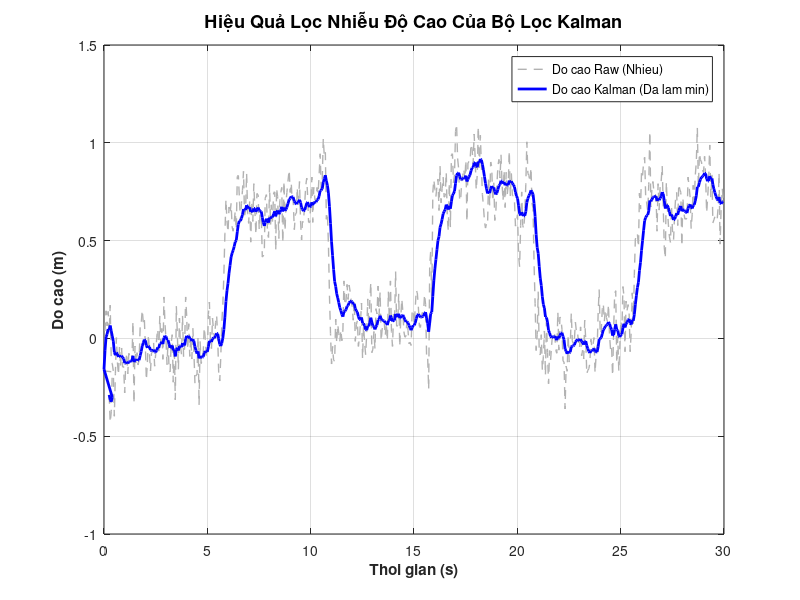

MATLAB code to generate this figure: (Note: this script raises an error after producing the figure.)
clc; clear; close all;

%% 1. KHỞI TẠO DỮ LIỆU TOÀN BỘ TỪ LOG (Đã hiệu chuẩn baseline và đủ 3 chu kỳ)
% Định dạng: [Thời gian (s), Áp suất (Pa), Độ cao Raw (m), Độ cao Kalman (m), Trạng thái]
data = [
    % --- Giai đoạn hiệu chuẩn baseline ban đầu ---
    0.25, 100469.21, -0.288, -0.289, 0.00;
    0.30, 100470.91, -0.430, -0.314, 0.00;
    0.35, 100470.23, -0.375, -0.324, 0.00;
    0.40, 100477.82, -0.171, -0.300, 0.00;
    % --- Sẵn sàng đo trong 30 giây ---
    0.00, 100470.89, -0.166, -0.158, 0.00;
    0.05, 100469.95,  0.046, -0.060, 0.00;
    0.10, 100467.22,  0.141,  0.007, 0.00;
    0.15, 100468.13,  0.064,  0.022, 0.00;
    0.20, 100467.22,  0.138,  0.048, 0.00;
    0.25, 100468.57,  0.027,  0.044, 0.00;
    0.30, 100466.88,  0.170,  0.066, 0.00;
    0.35, 100469.31, -0.105,  0.038, 0.00;
    0.40, 100470.44, -0.129,  0.012, 0.00;
    0.45, 100470.89, -0.166, -0.014, 0.00;
    0.50, 100473.66, -0.398, -0.070, 0.00;
    0.55, 100471.05, -0.181, -0.086, 0.00;
    0.60, 100468.86,  0.004, -0.073, 0.00;
    0.65, 100470.39, -0.123, -0.080, 0.00;
    0.70, 100471.13, -0.187, -0.095, 0.00;
    0.75, 100469.37, -0.039, -0.087, 0.00;
    0.80, 100470.61, -0.144, -0.095, 0.00;
    0.85, 100469.48, -0.049, -0.089, 0.00;
    0.90, 100470.67, -0.147, -0.096, 0.00;
    0.95, 100470.61, -0.144, -0.103, 0.00;
    1.00, 100472.22, -0.279, -0.126, 0.00;
    1.05, 100470.50, -0.134, -0.127, 0.00;
    1.10, 100469.77, -0.073, -0.120, 0.00;
    1.15, 100471.07, -0.181, -0.128, 0.00;
    1.20, 100469.82, -0.076, -0.121, 0.00;
    1.25, 100470.00, -0.092, -0.117, 0.00;
    1.30, 100470.05, -0.097, -0.115, 0.00;
    1.35, 100470.33, -0.121, -0.115, 0.00;
    1.40, 100467.85,  0.088, -0.089, 0.00;
    1.45, 100472.85, -0.332, -0.121, 0.00;
    1.50, 100469.37, -0.039, -0.110, 0.00;
    1.55, 100470.44, -0.129, -0.112, 0.00;
    1.60, 100469.77, -0.073, -0.107, 0.00;
    1.65, 100470.53, -0.136, -0.111, 0.00;
    1.70, 100470.19, -0.107, -0.111, 0.00;
    1.75, 100468.18,  0.059, -0.088, 0.00;
    1.80, 100468.00,  0.075, -0.067, 0.00;
    1.85, 100467.17,  0.146, -0.039, 0.00;
    1.90, 100467.90,  0.083, -0.023, 0.00;
    1.95, 100467.67,  0.104, -0.006, 0.00;
    2.00, 100469.32, -0.036, -0.010, 0.00;
    2.05, 100471.44, -0.213, -0.037, 0.00;
    2.10, 100470.33, -0.121, -0.048, 0.00;
    2.15, 100468.67,  0.019, -0.039, 0.00;
    2.20, 100469.49, -0.081, -0.044, 0.00;
    2.25, 100470.88, -0.166, -0.060, 0.00;
    2.30, 100469.77, -0.073, -0.062, 0.00;
    2.35, 100469.60, -0.070, -0.063, 0.00;
    2.40, 100469.17, -0.023, -0.058, 0.00;
    2.45, 100470.60, -0.142, -0.069, 0.00;
    2.50, 100469.86, -0.081, -0.071, 0.00;
    2.55, 100468.85,  0.004, -0.061, 0.00;
    2.60, 100468.33,  0.048, -0.046, 0.00;
    2.65, 100469.69, -0.065, -0.049, 0.00;
    2.70, 100467.54,  0.115, -0.027, 0.00;
    2.75, 100469.24, -0.028, -0.027, 0.00;
    2.80, 100468.30,  0.051, -0.017, 0.00;
    2.85, 100470.19, -0.107, -0.029, 0.00;
    2.90, 100466.38,  0.212,  0.003, 0.00;
    2.95, 100467.99,  0.078,  0.013, 0.00;
    3.00, 100468.98, -0.007,  0.010, 0.00;
    3.05, 100470.49, -0.134, -0.009, 0.00;
    3.10, 100469.01, -0.010, -0.009, 0.00;
    3.15, 100470.85, -0.163, -0.029, 0.00;
    3.20, 100470.93, -0.171, -0.048, 0.00;
    3.25, 100469.17, -0.023, -0.045, 0.00;
    3.30, 100468.67,  0.019, -0.036, 0.00;
    3.35, 100471.56, -0.224, -0.061, 0.00;
    3.40, 100469.35, -0.039, -0.058, 0.00;
    3.45, 100472.63, -0.314, -0.092, 0.00;
    3.50, 100466.95,  0.165, -0.058, 0.00;
    3.55, 100468.67,  0.019, -0.048, 0.00;
    3.60, 100470.77, -0.158, -0.062, 0.00;
    3.65, 100467.65,  0.104, -0.040, 0.00;
    3.70, 100469.36, -0.039, -0.040, 0.00;
    3.75, 100469.86, -0.081, -0.045, 0.00;
    3.80, 100467.54,  0.115, -0.024, 0.00;
    3.85, 100470.03, -0.094, -0.034, 0.00;
    3.90, 100469.47, -0.049, -0.036, 0.00;
    3.95, 100466.36,  0.212, -0.003, 0.00;
    4.00, 100467.54,  0.115,  0.013, 0.00;
    4.05, 100469.58, -0.057,  0.003, 0.00;
    4.10, 100468.00,  0.075,  0.013, 0.00;
    4.15, 100469.99, -0.092, -0.001, 0.00;
    4.20, 100468.80,  0.009,  0.000, 0.00;
    4.25, 100470.14, -0.105, -0.014, 0.00;
    4.30, 100468.28,  0.051, -0.005, 0.00;
    4.35, 100467.60, -0.070, -0.014, 0.00;
    4.40, 100471.62, -0.229, -0.042, 0.00;
    4.45, 100471.11, -0.187, -0.061, 0.00;
    4.50, 100469.75, -0.187, -0.078, 0.00;
    4.55, 100468.78,  0.009, -0.066, 0.00;
    4.60, 100472.96, -0.340, -0.102, 0.00;
    4.65, 100469.07, -0.015, -0.091, 0.00;
    4.70, 100470.43, -0.129, -0.096, 0.00;
    4.75, 100470.15, -0.105, -0.097, 0.00;
    4.80, 100469.82, -0.076, -0.094, 0.00;
    4.85, 100468.22,  0.056, -0.074, 0.00;
    4.90, 100468.91, -0.002, -0.065, 0.00;
    4.95, 100469.99, -0.092, -0.068, 0.00;
    % --- CHU KỲ 1: NHẤC LÊN CAO ---
    5.00, 100469.75, -0.070, -0.069, 1.00;
    5.05, 100467.43,  0.122, -0.043, 1.00;
    5.10, 100466.70,  0.186, -0.013, 1.00;
    5.15, 100469.07, -0.015, -0.013, 1.00;
    5.20, 100469.53, -0.052, -0.018, 1.00;
    5.25, 100467.66,  0.104, -0.002, 1.00;
    5.30, 100468.46,  0.038,  0.003, 1.00;
    5.35, 100468.91, -0.002,  0.002, 1.00;
    5.40, 100467.95,  0.080,  0.013, 1.00;
    5.45, 100467.50,  0.117,  0.026, 1.00;
    5.50, 100468.80,  0.009,  0.024, 1.00;
    5.55, 100471.00, -0.176, -0.002, 1.00;
    5.60, 100471.51, -0.218, -0.031, 1.00;
    5.65, 100470.04, -0.097, -0.039, 1.00;
    5.70, 100467.95,  0.080, -0.024, 1.00;
    5.75, 100466.85,  0.173,  0.002, 1.00;
    5.80, 100465.00,  0.326,  0.045, 1.00;
    5.85, 100462.53,  0.535,  0.109, 1.00;
    5.90, 100460.43,  0.709,  0.188, 1.00;
    5.95, 100461.74,  0.601,  0.243, 1.00;
    6.00, 100462.42,  0.543,  0.282, 1.00;
    6.05, 100460.89,  0.672,  0.334, 1.00;
    6.10, 100461.25,  0.640,  0.374, 1.00;
    6.15, 100460.66,  0.691,  0.416, 1.00;
    6.20, 100462.10,  0.569,  0.436, 1.00;
    6.25, 100462.36,  0.548,  0.451, 1.00;
    6.30, 100461.77,  0.598,  0.470, 1.00;
    6.35, 100461.55,  0.651,  0.494, 1.00;
    6.40, 100462.25,  0.558,  0.502, 1.00;
    6.45, 100459.03,  0.828,  0.545, 1.00;
    6.50, 100462.58,  0.833,  0.583, 1.00;
    6.55, 100460.32,  0.720,  0.601, 1.00;
    6.60, 100461.77,  0.598,  0.601, 1.00;
    6.65, 100461.00,  0.691,  0.613, 1.00;
    6.70, 100459.88,  0.757,  0.632, 1.00;
    6.75, 100458.72,  0.854,  0.661, 1.00;
    6.80, 100461.39,  0.630,  0.657, 1.00;
    6.85, 100461.11,  0.654,  0.656, 1.00;
    6.90, 100458.80,  0.846,  0.681, 1.00;
    6.95, 100461.25,  0.640,  0.676, 1.00;
    7.00, 100461.89,  0.588,  0.664, 1.00;
    7.05, 100460.49,  0.706,  0.670, 1.00;
    7.10, 100463.03,  0.492,  0.647, 1.00;
    7.15, 100460.58,  0.698,  0.653, 1.00;
    7.20, 100461.77,  0.598,  0.646, 1.00;
    7.25, 100459.46,  0.791,  0.665, 1.00;
    7.30, 100461.09,  0.656,  0.664, 1.00;
    7.35, 100462.57,  0.532,  0.647, 1.00;
    7.40, 100460.07,  0.741,  0.659, 1.00;
    7.46, 100460.16,  0.733,  0.669, 1.00;
    7.51, 100462.27,  0.556,  0.654, 1.00;
    7.55, 100461.32,  0.635,  0.651, 1.00;
    7.61, 100461.38,  0.630,  0.649, 1.00;
    7.66, 100463.94,  0.416,  0.618, 1.00;
    7.71, 100463.86,  0.421,  0.592, 1.00;
    7.76, 100463.41,  0.461,  0.575, 1.00;
    7.80, 100460.36,  0.717,  0.593, 1.00;
    7.86, 100460.13,  0.735,  0.612, 1.00;
    7.91, 100462.39,  0.545,  0.603, 1.00;
    7.96, 100462.74,  0.516,  0.592, 1.00;
    8.01, 100459.51,  0.786,  0.617, 1.00;
    8.06, 100461.94,  0.582,  0.613, 1.00;
    8.10, 100460.75,  0.683,  0.622, 1.00;
    8.15, 100461.77,  0.598,  0.619, 1.00;
    8.21, 100460.02,  0.746,  0.636, 1.00;
    8.26, 100459.96,  0.749,  0.650, 1.00;
    8.31, 100463.52,  0.450,  0.624, 1.00;
    8.35, 100459.74,  0.767,  0.643, 1.00;
    8.40, 100460.24,  0.725,  0.654, 1.00;
    8.46, 100462.80,  0.511,  0.635, 1.00;
    8.51, 100461.27,  0.706,  0.644, 1.00;
    8.56, 100459.96,  0.749,  0.658, 1.00;
    8.60, 100459.68,  0.772,  0.673, 1.00;
    8.65, 100462.33,  0.490,  0.649, 1.00;
    8.71, 100459.35,  0.802,  0.669, 1.00;
    8.76, 100462.35,  0.551,  0.653, 1.00;
    8.81, 100462.40,  0.701,  0.660, 1.00;
    8.85, 100460.02,  0.746,  0.671, 1.00;
    8.90, 100459.35,  0.802,  0.688, 1.00;
    8.96, 100458.60,  0.862,  0.711, 1.00;
    9.01, 100460.02,  0.746,  0.716, 1.00;
    9.06, 100459.41,  0.796,  0.726, 1.00;
    9.10, 100460.42,  0.709,  0.724, 1.00;
    9.15, 100460.36,  0.717,  0.723, 1.00;
    9.21, 100462.28,  0.556,  0.701, 1.00;
    9.26, 100461.33,  0.635,  0.692, 1.00;
    9.31, 100461.27,  0.640,  0.686, 1.00;
    9.35, 100459.68,  0.772,  0.697, 1.00;
    9.40, 100460.75,  0.683,  0.695, 1.00;
    9.46, 100459.35,  0.802,  0.709, 1.00;
    9.51, 100461.72,  0.601,  0.695, 1.00;
    9.56, 100462.91,  0.503,  0.670, 1.00;
    9.60, 100461.77,  0.598,  0.660, 1.00;
    9.65, 100461.83,  0.593,  0.651, 1.00;
    9.71, 100460.70,  0.688,  0.656, 1.00;
    9.76, 100459.63,  0.778,  0.672, 1.00;
    9.81, 100459.11,  0.820,  0.692, 1.00;
    9.85, 100460.14,  0.733,  0.697, 1.00;
    9.90, 100461.83,  0.593,  0.683, 1.00;
    9.96, 100461.83,  0.593,  0.671, 1.00;
    % --- CHU KỲ 1: ĐẶT XUỐNG BÀN ---
    10.01, 100460.48,  0.706,  0.676, 0.00;
    10.06, 100459.07,  0.825,  0.696, 0.00;
    10.10, 100461.83,  0.593,  0.682, 0.00;
    10.15, 100459.68,  0.772,  0.694, 0.00;
    10.21, 100460.48,  0.706,  0.696, 0.00;
    10.26, 100460.48,  0.706,  0.697, 0.00;
    10.31, 100459.69,  0.772,  0.707, 0.00;
    10.36, 100460.09,  0.738,  0.711, 0.00;
    10.41, 100458.91,  0.839,  0.728, 0.00;
    10.46, 100457.65,  0.944,  0.756, 0.00;
    10.51, 100459.75,  0.767,  0.758, 0.00;
    10.56, 100459.18,  0.815,  0.765, 0.00;
    10.61, 100456.72,  1.021,  0.799, 0.00;
    10.66, 100456.51,  0.931,  0.816, 0.00;
    10.71, 100457.55,  0.952,  0.834, 0.00;
    10.76, 100461.64,  0.609,  0.805, 0.00;
    10.81, 100461.02,  0.643,  0.783, 0.00;
    10.86, 100463.17,  0.479,  0.743, 0.00;
    10.91, 100466.30,  0.218,  0.674, 0.00;
    10.96, 100468.60,  0.025,  0.588, 0.00;
    11.01, 100470.46, -0.131,  0.494, 0.00;
    11.06, 100469.40, -0.041,  0.423, 0.00;
    11.11, 100470.26, -0.113,  0.352, 0.00;
    11.16, 100470.28, -0.115,  0.291, 0.00;
    11.21, 100467.72,  0.099,  0.266, 0.00;
    11.26, 100469.16, -0.023,  0.228, 0.00;
    11.31, 100468.03,  0.072,  0.207, 0.00;
    11.36, 100468.57,  0.027,  0.183, 0.00;
    11.41, 100469.10, -0.015,  0.157, 0.00;
    11.46, 100468.39,  0.043,  0.142, 0.00;
    11.51, 100469.05, -0.012,  0.122, 0.00;
    11.56, 100468.39,  0.043,  0.111, 0.00;
    11.61, 100465.39,  0.294,  0.136, 0.00;
    11.66, 100466.87,  0.170,  0.140, 0.00;
    11.71, 100466.61,  0.191,  0.147, 0.00;
    11.76, 100465.60,  0.276,  0.164, 0.00;
    11.81, 100466.53,  0.199,  0.168, 0.00;
    11.86, 100465.66,  0.273,  0.182, 0.00;
    11.91, 100466.05,  0.239,  0.190, 0.00;
    11.96, 100466.53,  0.199,  0.191, 0.00;
    12.01, 100466.98,  0.162,  0.187, 0.00;
    12.06, 100467.80,  0.093,  0.175, 0.00;
    12.11, 100466.61,  0.191,  0.177, 0.00;
    12.16, 100469.10, -0.015,  0.152, 0.00;
    12.21, 100468.08,  0.070,  0.141, 0.00;
    12.26, 100467.82,  0.091,  0.134, 0.00;
    12.31, 100469.39, -0.041,  0.111, 0.00;
    12.36, 100468.82,  0.006,  0.097, 0.00;
    12.41, 100467.91,  0.083,  0.095, 0.00;
    12.46, 100466.75,  0.181,  0.107, 0.00;
    12.51, 100470.13, -0.102,  0.079, 0.00;
    12.56, 100468.14,  0.064,  0.077, 0.00;
    12.61, 100469.16, -0.023,  0.064, 0.00;
    12.66, 100469.89, -0.084,  0.045, 0.00;
    12.71, 100468.65,  0.022,  0.042, 0.00;
    12.76, 100466.50,  0.202,  0.063, 0.00;
    12.81, 100472.24,  0.059,  0.062, 0.00;
    12.86, 100466.61,  0.191,  0.079, 0.00;
    12.91, 100465.49,  0.286,  0.106, 0.00;
    12.96, 100468.32, -0.073,  0.083, 0.00;
    13.01, 100469.56, -0.055,  0.065, 0.00;
    13.06, 100468.49,  0.035,  0.061, 0.00;
    13.11, 100469.50, -0.052,  0.046, 0.00;
    13.16, 100467.08,  0.152,  0.060, 0.00;
    13.21, 100467.41,  0.125,  0.068, 0.00;
    13.26, 100465.71,  0.268,  0.095, 0.00;
    13.31, 100467.52,  0.117,  0.098, 0.00;
    13.36, 100466.05,  0.239,  0.116, 0.00;
    13.41, 100469.05, -0.012,  0.099, 0.00;
    13.46, 100468.32,  0.048,  0.093, 0.00;
    13.51, 100467.92,  0.083,  0.091, 0.00;
    13.56, 100467.92,  0.083,  0.090, 0.00;
    13.61, 100468.71,  0.014,  0.080, 0.00;
    13.66, 100467.97,  0.078,  0.080, 0.00;
    13.71, 100469.05, -0.012,  0.068, 0.00;
    13.76, 100466.05,  0.239,  0.090, 0.00;
    13.81, 100467.82,  0.091,  0.090, 0.00;
    13.86, 100465.38,  0.294,  0.117, 0.00;
    13.91, 100468.49,  0.035,  0.106, 0.00;
    13.96, 100469.39, -0.041,  0.087, 0.00;
    14.01, 100467.41,  0.125,  0.092, 0.00;
    14.06, 100467.80,  0.093,  0.092, 0.00;
    14.11, 100464.83,  0.342,  0.125, 0.00;
    14.16, 100468.15,  0.062,  0.117, 0.00;
    14.21, 100468.10,  0.067,  0.110, 0.00;
    14.26, 100466.17,  0.228,  0.126, 0.00;
    14.31, 100469.39, -0.041,  0.104, 0.00;
    14.36, 100467.64,  0.107,  0.104, 0.00;
    14.41, 100466.50,  0.202,  0.117, 0.00;
    14.46, 100472.25,  0.138,  0.120, 0.00;
    14.51, 100468.49,  0.035,  0.109, 0.00;
    14.56, 100468.83,  0.006,  0.095, 0.00;
    14.61, 100468.77,  0.011,  0.084, 0.00;
    14.66, 100471.75,  0.096,  0.086, 0.00;
    14.71, 100468.42,  0.041,  0.080, 0.00;
    14.76, 100469.23, -0.028,  0.066, 0.00;
    14.81, 100466.78, -0.020,  0.054, 0.00;
    14.86, 100469.33, -0.036,  0.042, 0.00;
    14.91, 100472.25,  0.138,  0.055, 0.00;
    14.96, 100468.10,  0.144,  0.067, 0.00;
    % --- CHU KỲ 2: NHẤC LÊN CAO ---
    15.01, 100468.03,  0.072,  0.067, 1.00;
    15.06, 100467.02,  0.157,  0.079, 1.00;
    15.11, 100470.02,  0.247,  0.101, 1.00;
    15.16, 100466.11,  0.233,  0.119, 1.00;
    15.21, 100466.97,  0.162,  0.124, 1.00;
    15.26, 100468.15,  0.062,  0.116, 1.00;
    15.31, 100468.21,  0.056,  0.108, 1.00;
    15.36, 100467.53,  0.115,  0.109, 1.00;
    15.41, 100467.30,  0.133,  0.112, 1.00;
    15.46, 100467.42,  0.125,  0.114, 1.00;
    15.51, 100466.22,  0.226,  0.129, 1.00;
    15.56, 100466.85,  0.173,  0.134, 1.00;
    15.61, 100470.02, -0.094,  0.104, 1.00;
    15.66, 100470.02, -0.094,  0.078, 1.00;
    15.71, 100472.03, -0.261,  0.034, 1.00;
    15.76, 100464.42,  0.376,  0.079, 1.00;
    15.81, 100463.52,  0.450,  0.128, 1.00;
    15.86, 100466.77,  0.178,  0.134, 1.00;
    15.91, 100460.02,  0.746,  0.215, 1.00;
    15.96, 100459.22,  0.812,  0.294, 1.00;
    16.01, 100459.80,  0.762,  0.355, 1.00;
    16.06, 100460.25,  0.725,  0.404, 1.00;
    16.11, 100459.63,  0.778,  0.453, 1.00;
    16.16, 100459.17,  0.815,  0.501, 1.00;
    16.21, 100461.10,  0.654,  0.521, 1.00;
    16.26, 100458.38,  0.881,  0.568, 1.00;
    16.31, 100460.63,  0.693,  0.585, 1.00;
    16.36, 100459.74,  0.767,  0.609, 1.00;
    16.41, 100459.06,  0.825,  0.637, 1.00;
    16.46, 100460.30,  0.722,  0.649, 1.00;
    16.51, 100460.19,  0.730,  0.659, 1.00;
    16.56, 100458.77,  0.849,  0.684, 1.00;
    16.61, 100461.49,  0.622,  0.676, 1.00;
    16.66, 100462.36,  0.548,  0.659, 1.00;
    16.71, 100459.45,  0.794,  0.677, 1.00;
    16.76, 100462.11,  0.569,  0.663, 1.00;
    16.81, 100457.71,  0.939,  0.699, 1.00;
    16.86, 100457.64,  0.944,  0.731, 1.00;
    16.91, 100459.40,  0.796,  0.740, 1.00;
    16.96, 100460.05,  0.839,  0.753, 1.00;
    17.01, 100456.28,  1.058,  0.793, 1.00;
    17.06, 100455.84,  1.095,  0.833, 1.00;
    17.11, 100459.80,  0.920,  0.844, 1.00;
    17.16, 100458.55,  0.868,  0.847, 1.00;
    17.21, 100460.50,  0.704,  0.829, 1.00;
    17.26, 100460.42,  0.712,  0.813, 1.00;
    17.31, 100459.28,  0.807,  0.812, 1.00;
    17.36, 100458.95,  0.833,  0.815, 1.00;
    17.41, 100458.55,  0.868,  0.822, 1.00;
    17.46, 100459.22,  0.812,  0.821, 1.00;
    17.51, 100458.04,  0.910,  0.832, 1.00;
    17.56, 100461.77,  0.598,  0.802, 1.00;
    17.61, 100458.21,  0.897,  0.814, 1.00;
    17.66, 100458.10,  0.905,  0.826, 1.00;
    17.71, 100458.10,  0.905,  0.836, 1.00;
    17.76, 100457.03,  0.994,  0.857, 1.00;
    17.81, 100457.35,  0.968,  0.872, 1.00;
    17.86, 100458.27,  0.891,  0.874, 1.00;
    17.91, 100456.45,  1.045,  0.897, 1.00;
    17.96, 100457.92,  0.920,  0.900, 1.00;
    18.01, 100459.85,  0.759,  0.881, 1.00;
    18.06, 100458.94,  0.836,  0.875, 1.00;
    18.11, 100456.01,  1.082,  0.903, 1.00;
    18.16, 100458.49,  0.873,  0.899, 1.00;
    18.21, 100465.51,  1.039,  0.917, 1.00;
    18.26, 100458.32,  0.886,  0.913, 1.00;
    18.31, 100460.13,  0.735,  0.890, 1.00;
    18.36, 100460.85,  0.675,  0.861, 1.00;
    18.41, 100461.77,  0.598,  0.827, 1.00;
    18.46, 100462.17,  0.564,  0.792, 1.00;
    18.51, 100461.88,  0.588,  0.765, 1.00;
    18.56, 100461.94,  0.582,  0.741, 1.00;
    18.61, 100459.05,  0.825,  0.752, 1.00;
    18.66, 100460.80,  0.680,  0.743, 1.00;
    18.71, 100458.16,  0.902,  0.764, 1.00;
    18.76, 100458.44,  0.878,  0.779, 1.00;
    18.81, 100459.80,  0.701,  0.768, 1.00;
    18.86, 100459.40,  0.796,  0.772, 1.00;
    18.91, 100461.69,  0.603,  0.750, 1.00;
    18.96, 100461.15,  0.648,  0.736, 1.00;
    19.01, 100459.57,  0.783,  0.743, 1.00;
    19.06, 100458.38,  0.881,  0.761, 1.00;
    19.11, 100458.32,  0.915,  0.781, 1.00;
    19.16, 100459.11,  0.820,  0.786, 1.00;
    19.21, 100457.71,  0.939,  0.806, 1.00;
    19.26, 100459.46,  0.791,  0.804, 1.00;
    19.31, 100460.50,  0.704,  0.791, 1.00;
    19.36, 100458.66,  0.860,  0.800, 1.00;
    19.41, 100460.92,  0.669,  0.783, 1.00;
    19.46, 100458.78,  0.849,  0.792, 1.00;
    19.51, 100460.17,  0.733,  0.784, 1.00;
    19.56, 100459.49,  0.788,  0.784, 1.00;
    19.61, 100457.47,  0.957,  0.807, 1.00;
    19.66, 100460.22,  0.728,  0.797, 1.00;
    19.71, 100458.83,  0.844,  0.803, 1.00;
    19.76, 100460.19,  0.730,  0.793, 1.00;
    19.81, 100460.19,  0.730,  0.785, 1.00;
    19.86, 100460.47,  0.706,  0.775, 1.00;
    19.91, 100462.05,  0.574,  0.748, 1.00;
    19.96, 100461.77,  0.598,  0.728, 1.00;
    % --- CHU KỲ 2: ĐẶT XUỐNG BÀN ---
    20.01, 100461.35,  0.632,  0.716, 0.00;
    20.06, 100463.81,  0.426,  0.678, 0.00;
    20.11, 100464.53,  0.366,  0.637, 0.00;
    20.16, 100462.00,  0.577,  0.629, 0.00;
    20.21, 100459.96,  0.749,  0.645, 0.00;
    20.26, 100462.00,  0.577,  0.636, 0.00;
    20.31, 100462.20,  0.561,  0.626, 0.00;
    20.36, 100461.32,  0.635,  0.627, 0.00;
    20.41, 100459.49,  0.788,  0.648, 0.00;
    20.46, 100456.91,  1.005,  0.695, 0.00;
    20.51, 100458.83,  0.844,  0.715, 0.00;
    20.56, 100458.95,  0.833,  0.730, 0.00;
    20.61, 100459.38,  0.799,  0.739, 0.00;
    20.66, 100458.47,  0.873,  0.757, 0.00;
    20.71, 100460.64,  0.693,  0.749, 0.00;
    20.76, 100460.99,  0.664,  0.737, 0.00;
    20.81, 100463.63,  0.379,  0.690, 0.00;
    20.86, 100466.77,  0.178,  0.623, 0.00;
    20.91, 100469.66, -0.062,  0.532, 0.00;
    20.96, 100468.02,  0.019,  0.465, 0.00;
    21.01, 100466.07,  0.239,  0.435, 0.00;
    21.06, 100469.82, -0.076,  0.368, 0.00;
    21.11, 100470.22, -0.084,  0.308, 0.00;
    21.16, 100468.66,  0.019,  0.270, 0.00;
    21.21, 100470.84, -0.163,  0.213, 0.00;
    21.26, 100470.00, -0.092,  0.173, 0.00;
    21.31, 100468.44,  0.038,  0.155, 0.00;
    21.36, 100471.15, -0.189,  0.110, 0.00;
    21.41, 100467.88,  0.085,  0.107, 0.00;
    21.46, 100469.77, -0.073,  0.083, 0.00;
    21.51, 100471.66, -0.232,  0.041, 0.00;
    21.56, 100469.66, -0.062,  0.028, 0.00;
    21.61, 100470.22, -0.110,  0.010, 0.00;
    21.66, 100469.28, -0.033,  0.004, 0.00;
    21.71, 100468.55,  0.030,  0.007, 0.00;
    21.76, 100468.61,  0.025,  0.010, 0.00;
    21.81, 100468.66,  0.019,  0.011, 0.00;
    21.86, 100469.63, -0.060,  0.002, 0.00;
    21.91, 100469.82, -0.076, -0.009, 0.00;
    21.96, 100467.28,  0.136,  0.010, 0.00;
    22.01, 100469.60, -0.060,  0.001, 0.00;
    22.06, 100467.60,  0.109,  0.015, 0.00;
    22.11, 100467.71,  0.101,  0.027, 0.00;
    22.16, 100468.36,  0.046,  0.029, 0.00;
    22.21, 100470.28, -0.115,  0.010, 0.00;
    22.26, 100470.33, -0.121, -0.007, 0.00;
    22.31, 100473.22, -0.361, -0.054, 0.00;
    22.36, 100470.58, -0.142, -0.065, 0.00;
    22.41, 100470.90, -0.168, -0.079, 0.00;
    22.46, 100468.66,  0.019, -0.066, 0.00;
    22.51, 100470.33, -0.121, -0.073, 0.00;
    22.56, 100469.46, -0.047, -0.070, 0.00;
    22.61, 100467.35,  0.130, -0.043, 0.00;
    22.66, 100469.03, -0.012, -0.039, 0.00;
    22.71, 100469.23, -0.028, -0.038, 0.00;
    22.76, 100468.98, -0.007, -0.034, 0.00;
    22.81, 100467.53,  0.083, -0.018, 0.00;
    22.86, 100468.53,  0.033, -0.012, 0.00;
    22.91, 100468.47,  0.035, -0.005, 0.00;
    22.96, 100469.94, -0.023, -0.008, 0.00;
    23.01, 100469.49, -0.049, -0.013, 0.00;
    23.06, 100468.19,  0.059, -0.004, 0.00;
    23.11, 100468.75, -0.089, -0.015, 0.00;
    23.16, 100469.63, -0.060, -0.021, 0.00;
    23.21, 100470.16, -0.105, -0.032, 0.00;
    23.26, 100467.78,  0.093, -0.015, 0.00;
    23.31, 100468.98, -0.007, -0.014, 0.00;
    23.36, 100471.07, -0.181, -0.036, 0.00;
    23.41, 100470.84, -0.163, -0.053, 0.00;
    23.46, 100470.74, -0.155, -0.066, 0.00;
    23.51, 100470.39, -0.126, -0.074, 0.00;
    23.56, 100468.94, -0.004, -0.065, 0.00;
    23.61, 100469.46, -0.047, -0.063, 0.00;
    23.66, 100469.28, -0.033, -0.059, 0.00;
    23.71, 100468.86,  0.004, -0.051, 0.00;
    23.76, 100471.01, -0.176, -0.067, 0.00;
    23.81, 100469.96, -0.089, -0.070, 0.00;
    23.86, 100469.66, -0.062, -0.069, 0.00;
    23.91, 100467.35,  0.130, -0.043, 0.00;
    23.96, 100465.92,  0.249, -0.004, 0.00;
    24.01, 100468.64,  0.022, -0.001, 0.00;
    24.06, 100468.44,  0.038,  0.004, 0.00;
    24.11, 100467.11,  0.149,  0.023, 0.00;
    24.16, 100466.77,  0.178,  0.044, 0.00;
    24.21, 100467.85,  0.088,  0.050, 0.00;
    24.26, 100467.11,  0.149,  0.063, 0.00;
    24.31, 100467.62,  0.107,  0.068, 0.00;
    24.36, 100467.88,  0.085,  0.071, 0.00;
    24.41, 100466.83,  0.173,  0.084, 0.00;
    24.46, 100468.69,  0.017,  0.075, 0.00;
    24.51, 100469.54, -0.055,  0.058, 0.00;
    24.56, 100469.38, -0.039,  0.045, 0.00;
    24.61, 100471.19, -0.192,  0.014, 0.00;
    24.66, 100468.36,  0.046,  0.018, 0.00;
    24.71, 100466.17,  0.228,  0.046, 0.00;
    24.76, 100465.99,  0.244,  0.072, 0.00;
    24.81, 100470.39, -0.126,  0.046, 0.00;
    24.86, 100468.81,  0.009,  0.041, 0.00;
    24.91, 100470.90, -0.168,  0.013, 0.00;
    24.96, 100469.77, -0.039,  0.007, 0.00;
    % --- CHU KỲ 3: NHẤC LÊN CAO ---
    25.01, 100467.82,  0.091,  0.018, 1.00;
    25.06, 100468.36,  0.046,  0.021, 1.00;
    25.11, 100467.97,  0.265,  0.054, 1.00;
    25.16, 100466.33,  0.215,  0.075, 1.00;
    25.21, 100469.71, -0.068,  0.056, 1.00;
    25.26, 100466.60,  0.191,  0.074, 1.00;
    25.31, 100467.19,  0.144,  0.083, 1.00;
    25.36, 100466.83,  0.173,  0.095, 1.00;
    25.41, 100467.42,  0.125,  0.099, 1.00;
    25.46, 100469.71, -0.068,  0.077, 1.00;
    25.51, 100468.48,  0.035,  0.071, 1.00;
    25.56, 100466.10,  0.233,  0.093, 1.00;
    25.61, 100468.02,  0.075,  0.090, 1.00;
    25.66, 100465.08,  0.321,  0.121, 1.00;
    25.71, 100462.85,  0.508,  0.172, 1.00;
    25.76, 100462.67,  0.521,  0.218, 1.00;
    25.81, 100462.50,  0.537,  0.260, 1.00;
    25.86, 100463.35,  0.466,  0.287, 1.00;
    25.91, 100460.05,  0.743,  0.347, 1.00;
    25.96, 100461.01,  0.661,  0.389, 1.00;
    26.01, 100458.72,  0.854,  0.450, 1.00;
    26.06, 100458.97,  0.833,  0.501, 1.00;
    26.11, 100458.19,  0.899,  0.553, 1.00;
    26.16, 100457.85,  0.926,  0.602, 1.00;
    26.21, 100460.25,  0.725,  0.618, 1.00;
    26.26, 100460.64,  0.693,  0.628, 1.00;
    26.31, 100461.15,  0.648,  0.631, 1.00;
    26.36, 100459.49,  0.788,  0.652, 1.00;
    26.41, 100456.28,  1.058,  0.705, 1.00;
    26.46, 100460.89,  0.672,  0.701, 1.00;
    26.51, 100459.80,  0.762,  0.709, 1.00;
    26.56, 100459.34,  0.802,  0.721, 1.00;
    26.61, 100459.96,  0.749,  0.725, 1.00;
    26.66, 100460.13,  0.735,  0.726, 1.00;
    26.71, 100460.17,  0.733,  0.727, 1.00;
    26.76, 100462.36,  0.548,  0.703, 1.00;
    26.81, 100459.46,  0.791,  0.715, 1.00;
    26.86, 100461.07,  0.656,  0.707, 1.00;
    26.91, 100459.63,  0.778,  0.716, 1.00;
    26.96, 100458.92,  0.804,  0.728, 1.00;
    27.01, 100458.38,  0.881,  0.748, 1.00;
    27.06, 100460.85,  0.675,  0.738, 1.00;
    27.11, 100459.60,  0.466,  0.703, 1.00;
    27.16, 100464.01,  0.410,  0.664, 1.00;
    27.21, 100459.38,  0.799,  0.682, 1.00;
    27.26, 100460.96,  0.667,  0.680, 1.00;
    27.31, 100461.97,  0.580,  0.667, 1.00;
    27.36, 100462.71,  0.519,  0.647, 1.00;
    27.41, 100463.05,  0.490,  0.626, 1.00;
    27.46, 100460.82,  0.677,  0.633, 1.00;
    27.51, 100462.42,  0.543,  0.621, 1.00;
    27.56, 100462.88,  0.506,  0.606, 1.00;
    27.61, 100461.35,  0.632,  0.609, 1.00;
    27.66, 100460.28,  0.722,  0.624, 1.00;
    27.71, 100460.02,  0.746,  0.640, 1.00;
    27.76, 100462.03,  0.577,  0.632, 1.00;
    27.81, 100459.49,  0.788,  0.653, 1.00;
    27.86, 100459.80,  0.762,  0.667, 1.00;
    27.91, 100459.99,  0.746,  0.677, 1.00;
    27.96, 100463.28,  0.471,  0.650, 1.00;
    28.01, 100460.33,  0.720,  0.659, 1.00;
    28.06, 100461.30,  0.638,  0.657, 1.00;
    28.11, 100461.65,  0.609,  0.650, 1.00;
    28.16, 100461.58,  0.614,  0.645, 1.00;
    28.21, 100461.64,  0.609,  0.641, 1.00;
    28.26, 100459.06,  0.825,  0.665, 1.00;
    28.31, 100459.66,  0.775,  0.679, 1.00;
    28.36, 100460.28,  0.722,  0.685, 1.00;
    28.41, 100462.20,  0.561,  0.669, 1.00;
    28.46, 100461.35,  0.632,  0.664, 1.00;
    28.51, 100459.57,  0.783,  0.680, 1.00;
    28.56, 100460.50,  0.704,  0.683, 1.00;
    28.61, 100458.95,  0.833,  0.703, 1.00;
    28.66, 100458.13,  0.902,  0.729, 1.00;
    28.71, 100456.06,  1.076,  0.775, 1.00;
    28.76, 100459.66,  0.775,  0.775, 1.00;
    28.81, 100457.62,  0.947,  0.797, 1.00;
    28.86, 100458.02,  0.913,  0.813, 1.00;
    28.91, 100458.13,  0.902,  0.824, 1.00;
    28.96, 100456.41,  0.860,  0.829, 1.00;
    29.01, 100458.78,  0.849,  0.832, 1.00;
    29.06, 100457.79,  0.931,  0.845, 1.00;
    29.11, 100457.68,  0.828,  0.843, 1.00;
    29.16, 100461.24,  0.643,  0.816, 1.00;
    29.21, 100460.33,  0.720,  0.804, 1.00;
    29.26, 100458.30,  0.817,  0.805, 1.00;
    29.31, 100457.11,  0.989,  0.830, 1.00;
    29.36, 100460.28,  0.722,  0.815, 1.00;
    29.42, 100458.92,  0.836,  0.818, 1.00;
    29.46, 100461.86,  0.590,  0.788, 1.00;
    29.51, 100461.66,  0.606,  0.764, 1.00;
    29.56, 100461.49,  0.622,  0.745, 1.00;
    29.61, 100461.70,  0.603,  0.727, 1.00;
    29.67, 100461.64,  0.609,  0.711, 1.00;
    29.71, 100461.01,  0.661,  0.705, 1.00;
    29.76, 100458.81,  0.846,  0.723, 1.00;
    29.81, 100463.16,  0.482,  0.691, 1.00;
    29.86, 100460.96,  0.667,  0.688, 1.00;
    29.92, 100459.78,  0.765,  0.698, 1.00;
    29.96, 100460.46,  0.709,  0.700, 1.00
];

% Tách các cột dữ liệu
t = data(:, 1);         % Thời gian (s)
press = data(:, 2);     % Áp suất (Pa)
raw_h = data(:, 3);     % Độ cao Thô (m)
kalman_h = data(:, 4);  % Độ cao Kalman (m)
state = data(:, 5);     % Trạng thái (0 hoặc 1)

%% ==========================================
% ĐỒ THỊ 1: SO SÁNH ĐỘ CAO RAW VS KALMAN FILTER
%% ==========================================
figure('Name', 'So sanh Bo loc Kalman', 'NumberTitle', 'off');
plot(t, raw_h, 'Color', [0.7 0.7 0.7], 'LineWidth', 1, 'LineStyle', '--'); hold on;
plot(t, kalman_h, 'b', 'LineWidth', 2);
grid on;
xlabel('Thoi gian (s)', 'FontSize', 11, 'FontWeight', 'bold');
ylabel('Do cao (m)', 'FontSize', 11, 'FontWeight', 'bold');
title('Hiệu Quả Lọc Nhiễu Độ Cao Của Bộ Lọc Kalman', 'FontSize', 13, 'FontWeight', 'bold');
legend('Do cao Raw (Nhieu)', 'Do cao Kalman (Da lam min)', 'Location', 'Best');

%% ==========================================
% ĐỒ THỊ 2: SỰ TƯƠNG QUAN GIỮA ÁP SUẤT VÀ ĐỘ CAO
%% ==========================================
figure('Name', 'Tuong quan Ap suat va Do cao', 'NumberTitle', 'off');
yyaxis left
plot(t, press, 'r-', 'LineWidth', 2);
ylabel('Ap suat Khi quyen (Pa)', 'FontSize', 11, 'FontWeight', 'bold');
set(gca, 'YColor', 'r');

yyaxis right
plot(t, kalman_h, 'b-', 'LineWidth', 2);
ylabel('Do cao Kalman (m)', 'FontSize', 11, 'FontWeight', 'bold');
set(gca, 'YColor', 'b');

grid on;
xlabel('Thoi gian (s)', 'FontSize', 11, 'FontWeight', 'bold');
title('Mối Quan Hệ Tỷ Lệ Nghịch Giữa Áp Suất Và Độ Cao', 'FontSize', 13, 'FontWeight', 'bold');

%% ==========================================
% ĐỒ THỊ 3: PHÂN TÍCH ĐỘNG HỌC (Trise và Tsettle)
%% ==========================================
figure('Name', 'Phan tich Dong hoc Trise va Tsettle', 'NumberTitle', 'off');
% Vẽ vùng trạng thái nhấc lên (Nền màu xanh nhạt)
area(t, state * max(kalman_h) * 1.2, 'FaceColor', [0.85 0.95 0.85], 'EdgeColor', 'none', 'FaceAlpha', 0.5); hold on;

% Vẽ đường độ cao Kalman
plot(t, kalman_h, 'LineWidth', 2.5, 'Color', [0 0.4 0]); 

% Đánh dấu các mốc động học chính (Ví dụ minh họa trên Lần nhấc 1)
% Trise Lần 1 (~t = 5.00s đến 5.90s)
line([5.00 5.00], [-0.5 1.5], 'Color', 'r', 'LineStyle', ':', 'LineWidth', 1.5);
line([5.90 5.90], [-0.5 1.5], 'Color', 'r', 'LineStyle', ':', 'LineWidth', 1.5);
text(4.2, 0.4, 'Start 1', 'Color', 'r', 'FontWeight', 'bold');
text(5.1, -0.15, '\leftarrow T_{rise} \rightarrow', 'Color', 'r', 'FontSize', 10, 'FontWeight', 'bold');

% Tsettle Lần 1 (~t = 5.00s đến 6.50s)
line([6.50 6.50], [-0.5 1.5], 'Color', 'm', 'LineStyle', '--', 'LineWidth', 1.5);
text(5.2, 1.1, '\leftarrow --------- T_{settle} --------- \rightarrow', 'Color', 'm', 'FontSize', 10, 'FontWeight', 'bold');
text(6.6, 0.4, 'Settled', 'Color', 'm', 'FontWeight', 'bold');

grid on;
xlabel('Thoi gian (s)', 'FontSize', 11, 'FontWeight', 'bold');
ylabel('Do cao Kalman (m)', 'FontSize', 11, 'FontWeight', 'bold');
title('Phân Tích Thời Gian Đáp Ứng Động Học T_{rise} và T_{settle}', 'FontSize', 13, 'FontWeight', 'bold');
legend('Trang thai Nhac len (State=1)', 'Do cao Kalman', 'Location', 'SouthEast');
ylim([min(kalman_h)-0.1 max(kalman_h)+0.2]);
